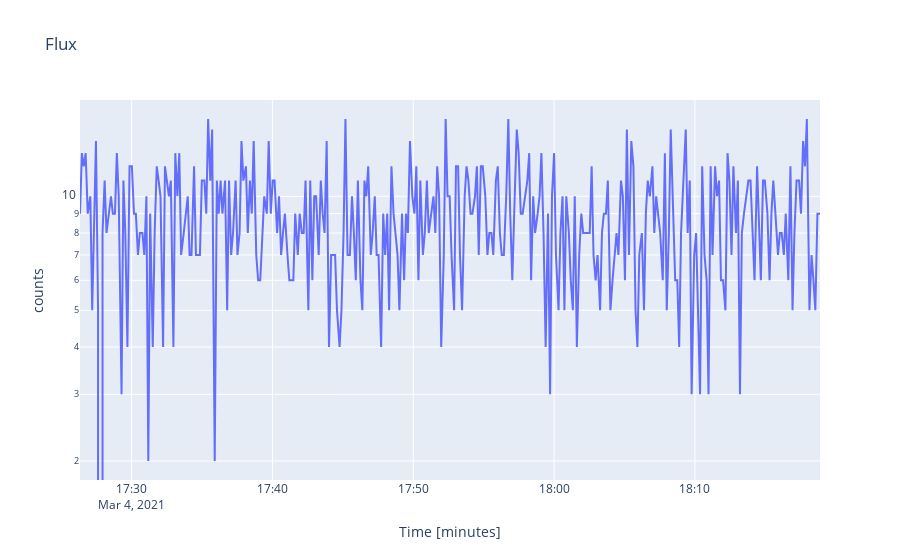

The notebook cell this image was saved under:
### Code cell
f='~/git/IRRAD/SW/data/naitl.csv'
#f='~/git/IRRAD/SW/data/cry.csv'
#f='~/git/IRRAD/SW/data/spacedos.csv'

l=[]
l.extend(range(0,262))
df = pd.read_csv(f, sep=',', names=l, header=None, comment='*',engine='python' )
df = df.reset_index(drop=True)
rc = df.loc[df[1]=='$CANDY']
rc.reset_index(drop=True, inplace=True)
rc = rc.apply(pd.to_numeric, errors='coerce')
rc['counts'] = rc.iloc[:,15:255].sum(axis=1)
rc['time'] = pd.to_datetime(rc[0], unit='s', origin='unix') 


data = [go.Scatter(x=rc['time'], y=rc['counts'])]
layout = go.Layout(title='Flux', yaxis=dict(title='counts', type='log'), xaxis=dict(title='Time [minutes]'))
fig = go.Figure(data=data, layout=layout)
fig.show()

### Figure 1 — Plotly figure (JSON) as saved in the notebook; plotly's stock layout.template omitted (floating-point values rounded to 4 significant figures; data arrays with more than 128 entries replaced by an {"elided": "..."} marker saying what was removed)
{"data": [{"type": "scatter", "x": {"elided": "356 str values"}, "y": {"elided": "356 int values"}}], "layout": {"title": {"text": "Flux"}, "xaxis": {"title": {"text": "Time [minutes]"}}, "yaxis": {"title": {"text": "counts"}, "type": "log"}}}
